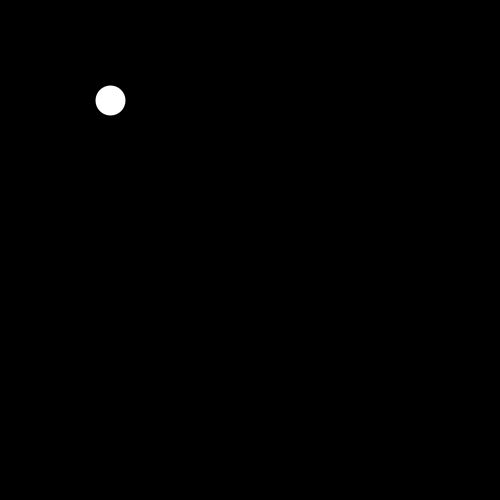
Frame 1 (no input)
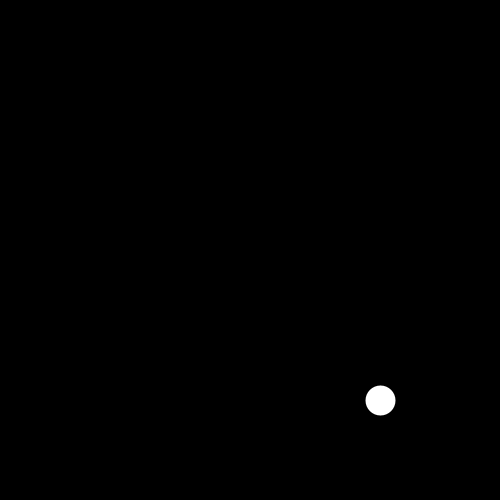
Frame 60 (the mouse pressed at the canvas centre just before this capture)
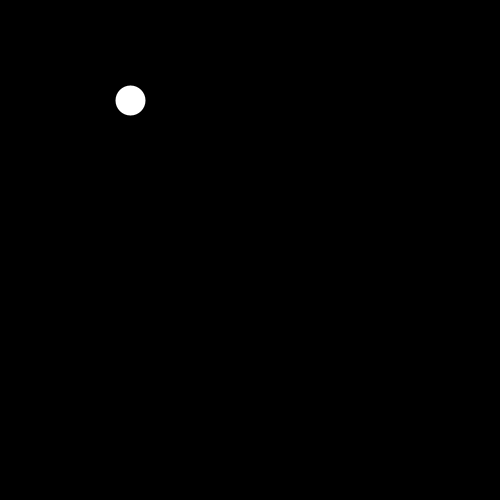
Frame 120 (the mouse held since frame 60 and released just before this capture)

The Processing sketch that drew these frames (run headless with seeded random() and noise(); from frame 60 on, the mouse is pressed at the canvas centre):

// Processing sketch: Challange_17
// ── Challange_17.pde
int horizontal;
int vertical;

void setup()
{
 horizontal = 100;
 vertical = 100;
 size(500,500);
 background(0);
 strokeWeight(30);
 stroke(255);
 frameRate(100);
}

void draw()
{
  background(0);
  if(horizontal == 100 && vertical<401)
  {
    vertical += 10;
  }
  if(vertical == 400 && horizontal<401)
  {
   horizontal +=10; 
  }
  if(horizontal == 400 && vertical>99)
  {
   vertical -= 10; 
  }
  if(vertical == 100 && horizontal>99)
  {
   horizontal -= 10; 
  }
  stroke(255);
  point(vertical,horizontal);
}
